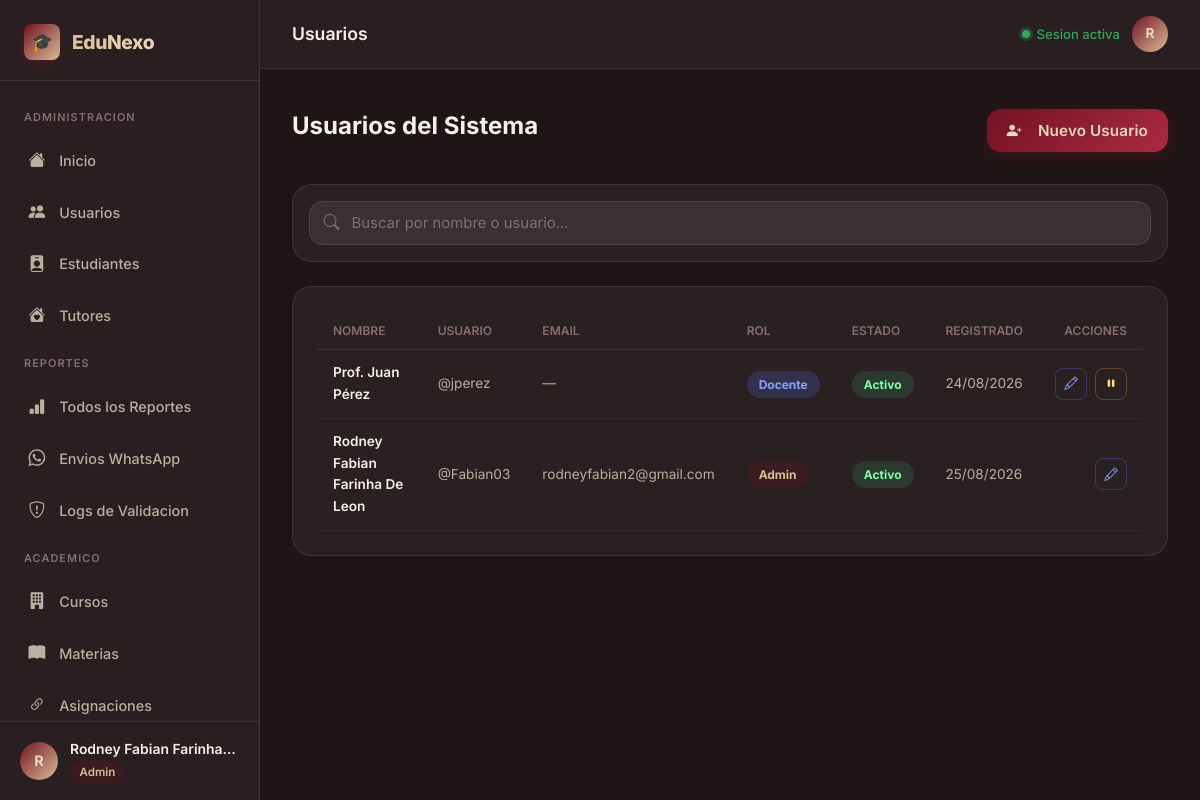
/admin/usuarios (signed in), run on the app's committed database.
### tables this page shows
CREATE TABLE IF NOT EXISTS `usuarios` (
  `id` int NOT NULL AUTO_INCREMENT,
  `nombre` varchar(100) NOT NULL,
  `username` varchar(50) NOT NULL,
  `password` varchar(255) NOT NULL,
  `email` varchar(150) DEFAULT NULL,
  `rol` enum('admin','docente') NOT NULL,
  `created_at` timestamp NULL DEFAULT CURRENT_TIMESTAMP,
  `updated_at` timestamp NULL DEFAULT CURRENT_TIMESTAMP ON UPDATE CURRENT_TIMESTAMP,
  `activo` tinyint(1) DEFAULT '1',
  PRIMARY KEY (`id`),
  UNIQUE KEY `usuario` (`username`)
);

### app/controllers/AdminUsuariosController.php (called while the page is built, shortened)
<?php
class AdminUsuariosController {
    public function index() {
        $db = Database::getConnection();
        $stmt = $db->query("SELECT * FROM usuarios ORDER BY nombre");
        $usuarios = $stmt->fetchAll();
        require __DIR__ . '/../views/admin/usuarios.php';
    }
}

### app/helpers/SecurityHelper.php (called while the page is built, shortened)
<?php
class SecurityHelper {
    public static function jsArg($valor): string {
        $json = json_encode((string)$valor, JSON_UNESCAPED_UNICODE | JSON_HEX_TAG | JSON_HEX_AMP | JSON_HEX_APOS | JSON_HEX_QUOT | JSON_INVALID_UTF8_SUBSTITUTE);
        return htmlspecialchars($json === false ? '""' : $json, ENT_QUOTES | ENT_SUBSTITUTE, 'UTF-8');
    }
}
?>

### app/views/admin/usuarios.php (the view, shortened to what this page needs)
<?php $pageTitle = 'Usuarios'; require __DIR__ . '/../layouts/admin_header.php'; ?>
<div style="margin-bottom: 2rem; display: flex; justify-content: space-between; align-items: center;">
    <h2 style="font-size: 1.5rem; font-weight: 700; margin: 0;">Usuarios del Sistema</h2>
    <button class="btn-primary" style="width: auto; padding: 0.75rem 1.25rem;" onclick="openModal(); resetForm()">
        <i class="bi bi-person-plus-fill" style="margin-right: 0.5rem;"></i> Nuevo Usuario
    </button>
</div>
<div class="data-card" style="margin-bottom: 1.5rem; padding: 1rem;">
    <div class="form-input-wrap">
        <i class="bi bi-search form-input-icon"></i>
        <input type="text" id="buscar" class="form-input" placeholder="Buscar por nombre o usuario...">
    </div>
</div>
<div class="data-card">
    <div style="overflow-x:auto;">
        <table class="tbl" id="tablaUsuarios">
            <thead>
                <tr>
                    <th>Nombre</th>
                    <th>Usuario</th>
                    <th>Email</th>
                    <th>Rol</th>
                    <th>Estado</th>
                    <th>Registrado</th>
                    <th style="text-align: right;">Acciones</th>
                </tr>
            </thead>
            <tbody>
            <?php foreach ($usuarios as $u): ?>
                <tr>
                    <td style="font-weight: 600; color: var(--text-primary);"><?= htmlspecialchars($u['nombre']) ?></td>
                    <td>@<?= htmlspecialchars($u['username']) ?></td>
                    <td><?= htmlspecialchars($u['email'] ?? '—') ?></td>
                    <td>
                        <span class="chip chip-<?= $u['rol'] ?>"><?= $u['rol'] === 'admin' ? 'Admin' : 'Docente' ?></span>
                    </td>
                    <td>
                        <?php if ($u['activo']): ?>
                            <span class="chip chip-logrado">Activo</span>
                        <?php else: ?>
                            <span class="chip chip-no-log">Inactivo</span>
                        <?php endif; ?>
                    </td>
                    <td><?= date('d/m/Y', strtotime($u['created_at'])) ?></td>
                    <td style="text-align: right;">
                        <div style="display: flex; justify-content: flex-end; gap: 0.5rem;">
                            <button class="btn-secondary btn-sm btn-icon" style="color: #879fff; border-color: rgba(99,120,255,0.3);"
                                onclick="editUsuario(<?= (int)$u['id'] ?>,<?= \App\Helpers\SecurityHelper::jsArg($u['nombre']) ?>,<?= \App\Helpers\SecurityHelper::jsArg($u['username']) ?>,<?= \App\Helpers\SecurityHelper::jsArg($u['email'] ?? '') ?>,<?= \App\Helpers\SecurityHelper::jsArg($u['rol']) ?>)">
                                <i class="bi bi-pencil"></i>
                            </button>
                            <?php if ($u['id'] != $_SESSION['user_id']): ?>
                            <form method="POST" action="/edunexo/admin/usuarios/toggle" style="margin:0;">
                                <button type="submit" class="btn-secondary btn-sm btn-icon"
                                    style="<?= $u['activo'] ? 'color: #ffd97d; border-color: rgba(255,160,60,0.3);' : 'color: #7dffa9; border-color: rgba(60,200,120,0.3);' ?>"
                                    title="<?= $u['activo'] ? 'Desactivar' : 'Activar' ?>">
                                    <i class="bi <?= $u['activo'] ? 'bi-pause-fill' : 'bi-play-fill' ?>"></i>
                                </button>
                            </form>
                            <?php endif; ?>
                        </div>
                    </td>
                </tr>
            <?php endforeach; ?>
            </tbody>
        </table>
    </div>
</div>
<?php require __DIR__ . '/../layouts/admin_footer.php'; ?>

### public/css/style.css (style rules this page uses)
:root { --primary: hsl(350, 72%, 26%); --primary-light: hsl(350, 60%, 42%); --primary-dark: hsl(350, 72%, 16%); --accent: hsl(35, 48%, 72%); --accent-light: hsl(35, 50%, 83%); --bg-deep: hsl(350, 18%, 10%); --bg-dark: hsl(350, 14%, 14%); --bg-card: rgba(255, 255, 255, 0.05); --bg-card-hover: rgba(255, 255, 255, 0.08); --bg-input: rgba(255, 255, 255, 0.07); --bg-input-focus: rgba(255, 255, 255, 0.11); --text-primary: hsl(35, 30%, 94%); --text-secondary: hsl(35, 15%, 68%); --text-muted: hsl(350, 10%, 48%); --border: rgba(255, 255, 255, 0.09); --border-focus: hsla(350, 60%, 42%, 0.7); --success: hsl(145, 55%, 42%); --success-bg: hsla(145, 55%, 42%, 0.12); --error: hsl(0, 65%, 55%); --error-bg: hsla(0, 65%, 55%, 0.12); --warning: hsl(38, 80%, 52%); --shadow-sm: 0 2px 8px rgba(0, 0, 0, 0.35); --shadow-md: 0 8px 32px rgba(0, 0, 0, 0.40); --shadow-lg: 0 20px 60px rgba(0, 0, 0, 0.50); --shadow-glow: 0 0 40px hsla(350, 72%, 26%, 0.22); --radius-sm: 8px; --radius-md: 14px; --radius-lg: 20px; --radius-xl: 28px; --transition: all 0.25s cubic-bezier(0.4, 0, 0.2, 1); --font: 'Inter', system-ui, -apple-system, sans-serif; }
*, *::before, *::after { box-sizing: border-box; margin: 0; padding: 0; }
html { scroll-behavior: smooth; }
body { font-family: var(--font); background: var(--bg-deep); color: var(--text-primary); min-height: 100vh; line-height: 1.6; -webkit-font-smoothing: antialiased; }
.form-input-wrap { position: relative; display: flex; align-items: center; }
.form-input-icon { position: absolute; left: 0.9rem; color: var(--text-muted); font-size: 1rem; pointer-events: none; transition: var(--transition); }
.form-input { width: 100%; padding: 0.75rem 1rem 0.75rem 2.6rem; background: var(--bg-input); border: 1px solid var(--border); border-radius: var(--radius-md); color: var(--text-primary); font-size: 0.93rem; font-family: var(--font); transition: var(--transition); outline: none; }
.form-input::placeholder { color: var(--text-muted); }
.btn-primary { display: flex; align-items: center; justify-content: center; gap: 0.5rem; width: 100%; padding: 0.85rem 1.5rem; background: linear-gradient(135deg, var(--primary), var(--primary-light)); border: none; border-radius: var(--radius-md); color: var(--accent-light); font-weight: 600; font-size: 0.95rem; font-family: var(--font); cursor: pointer; transition: var(--transition); margin-top: 0.5rem; letter-spacing: 0.01em; box-shadow: 0 4px 16px hsla(350, 72%, 26%, 0.40); position: relative; overflow: hidden; }
.btn-primary::before { content: ''; position: absolute; top: 0; left: -100%; width: 100%; height: 100%; background: linear-gradient(90deg, transparent, rgba(255,255,255,.1), transparent); transition: left 0.5s; }
.data-card { background: var(--bg-card); border: 1px solid var(--border); border-radius: var(--radius-lg); padding: 1.5rem; margin-bottom: 1.5rem; }
.tbl { width: 100%; border-collapse: collapse; font-size: .85rem; }
.tbl th { color: var(--text-muted); font-weight: 600; padding: .6rem 1rem; text-align: left; border-bottom: 1px solid var(--border); font-size: .75rem; text-transform: uppercase; }
.tbl td { padding: .75rem 1rem; border-bottom: 1px solid rgba(255,255,255,.04); color: var(--text-secondary); vertical-align: middle; }
.chip { padding: .25rem .75rem; border-radius: 999px; font-size: .75rem; font-weight: 700; display: inline-block; }
.chip-admin { background: hsla(350, 72%, 26%, 0.25); color: var(--accent); }
.chip-docente { background: rgba(99,120,255,.2); color: #879fff; }
.chip-logrado { background: rgba(60,200,120,.15); color: #7dffa9; }
.btn-secondary { background: transparent; border: 1px solid var(--border); color: var(--text-primary); padding: 0.75rem 1.25rem; border-radius: var(--radius-md); font-weight: 600; font-size: 0.95rem; cursor: pointer; transition: var(--transition); }
.btn-sm { padding: 0.4rem 0.8rem; font-size: 0.85rem; display: inline-flex; align-items: center; justify-content: center; border-radius: var(--radius-sm); gap: 0.4rem; }
.btn-icon { width: 32px; height: 32px; padding: 0; }

### data on the page
usuarios: nombre "Prof. Juan Pérez", username "jperez", email "—", rol "Docente", activo "Activo", created_at "24/08/2026"
usuarios: nombre "Rodney Fabian Farinha De Leon", username "Fabian03", email "rodneyfabian2@gmail.com", rol "Admin", activo "Activo", created_at "25/08/2026"

### other printed values
$inicial "R"
$nombre "Rodney Fabian Farinha…"
$pageTitle "Usuarios"
